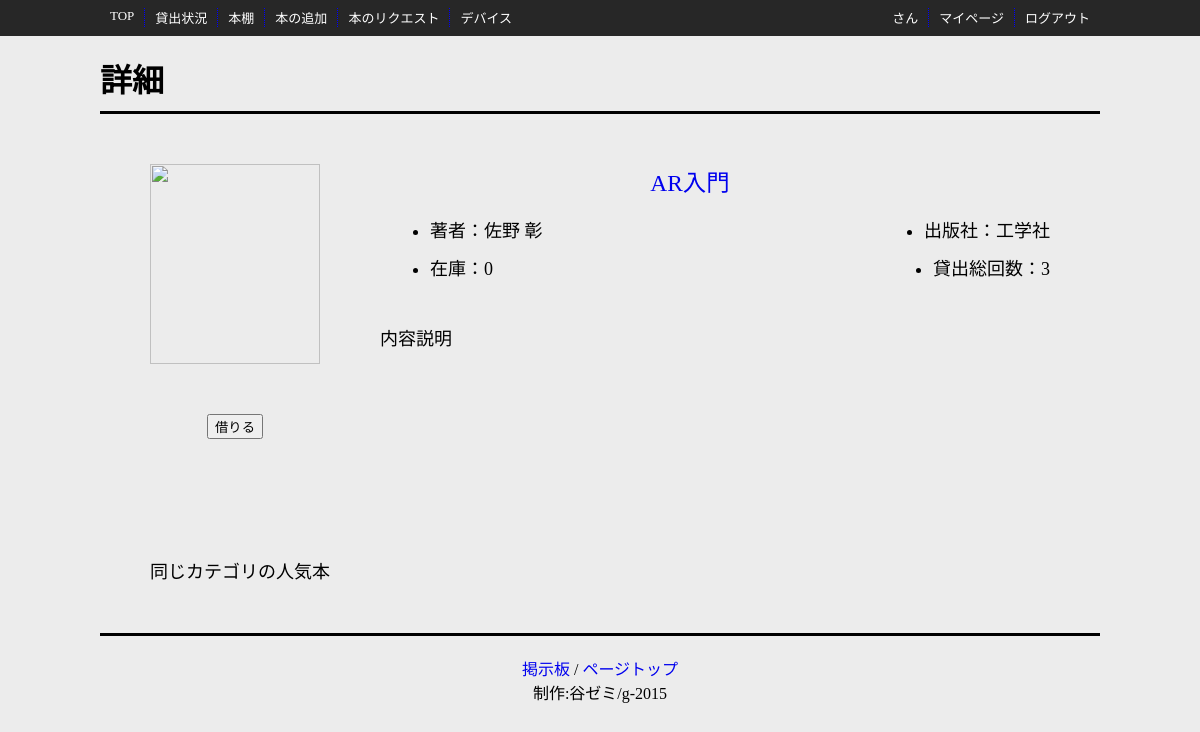
Page /book/detail.php?isbn=1111 on the committed database.
### tables this page shows
CREATE TABLE `BOOK` (
  `ID` int(11) NOT NULL AUTO_INCREMENT COMMENT 'id',
  `BOOK_NAME` varchar(256) NOT NULL COMMENT 'book_name',
  `LINK` varchar(256) DEFAULT NULL COMMENT 'アマゾンへのリンク',
  `PUBLISHER` varchar(256) NOT NULL COMMENT '出版社',
  `AUTHOR_NAME` varchar(256) NOT NULL COMMENT '著者名',
  `BOOK_COUNTER` int(11) DEFAULT '0' COMMENT '貸し出し回数',
  `BOOK_NUMBER` int(11) NOT NULL COMMENT '本の数',
  `RENT_NUM` int(11) DEFAULT '0' COMMENT 'rent_num',
  `ISBN` varchar(256) DEFAULT NULL COMMENT 'ISBN',
  PRIMARY KEY (`ID`),
  UNIQUE KEY `ID` (`ID`)
);

### book/detail.php (the view, shortened to what this page needs)
<html>
<head>
 <link href="../book_css/detail.css" rel="stylesheet" type="text/css">
 <link href="../book_css/allpage.css" rel="stylesheet" type="text/css">
</head>
<body>
  <?php include'./siteheader.php';?>
  <div class="sitebox">
    <div class = "header">
     <h1>詳細</h1>
   </div>
   <div class="main">
    <?php
    $re=mysql_query("SELECT * FROM BOOK WHERE BOOK.ISBN = ".$_GET["isbn"]);
    $value=mysql_fetch_assoc($re);
    $items = array();
    $imageUrlText = $items[1]['largeImageUrl'];
    $num = $value[BOOK_NUMBER] - $value[RENT_NUM];
    echo'<div class=book_area>';
    echo '<div class="item_img">';
    echo '<IMG SRC="'.$imageUrlText.'" style="height:200px;width:170px;">';
    echo '<form method="post" action="./confirm.php">';
    echo '<input type="submit" value="借りる">';
    echo '</form>';
    echo '</div>';
    echo '<div class="item_cont">';
    echo '<div class="item_title">';
    echo '<a href="'.$value[LINK].'">'.$value[BOOK_NAME].'</a>';
    echo '</div>';
    echo '<div class="item_info">';
    echo '<ul class="info_list">';
    echo '<li class="author">著者：'.$value[AUTHOR_NAME].'</li>';
    echo '<li class="publisher">出版社：'.$value[PUBLISHER].'</li>';
    echo '</ul>';
    echo '</div>';
    echo '<div class="item_data">';
    echo '<ul class="data_list">';
    echo '<li class="book_num">在庫：'.$num.'</li>';
    echo '<li class ="book_count">貸出総回数：'.$value[BOOK_COUNTER].'</li>';
    echo '</ul>';
    echo '</div>';
    echo '<div class="item_ex">';
    echo '内容説明';
    echo '</div>';
    echo '</div>';
    echo'</div>';
    echo'<div class="category_area">';
    echo '同じカテゴリの人気本';
    echo'</div>';
    ?>
  </div>
  <?php include'footer.php';?>
</div>
</body>
</html>

### book_css/detail.css (style rules this page uses)
div.main { font-size: 18px; }
div.item_img { float: left; }
div.item_cont { width: 80%; float: right; }
div.item_data,div.item_info,div.item_news { margin:10px 0px 0px 100px; }
div.item_title { text-align: center; font-size: 130%; width: 100%; }
ul.info_list,ul.data_list,ul.news_list { height: 20px; padding-left: 0; }
li.author,li.book_num,li.user_name { float: left; }
li.publisher,li.book_count,li.borrow_time { float: right; }
div.book_area { overflow: hidden; padding: 50px; }
div.category_area { padding: 50px; }
div.item_ex { padding-left: 50px; margin-top: 50px; }
form { text-align: center; margin-top: 50px; }

### book_css/allpage.css (style rules this page uses)
div.sitebox { width: 1000px; margin: 0 auto; }
body { background: #ececec; margin: 0; }
div.header { text-align: left; border-bottom-style: solid; min-width: 300px; margin-top: 55px; }
h1 { margin: 0 auto; margin-top: 10px; margin-bottom: 10px; }
a { text-decoration: none; }

### rows in the picture
book: BOOK_NAME "AR入門", AUTHOR_NAME "佐野 彰", PUBLISHER "工学社", num "0", BOOK_COUNTER "3"
